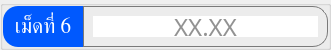
                     <widget class="QGroupBox" name="thickness_val_group_6">
                      <property name="minimumSize">
                       <size>
                        <width>0</width>
                        <height>50</height>
                       </size>
                      </property>
                      <property name="maximumSize">
                       <size>
                        <width>16777215</width>
                        <height>50</height>
                       </size>
                      </property>
                      <property name="styleSheet">
                       <string notr="true">color: rgb(255, 255, 255);</string>
                      </property>
                      <layout class="QHBoxLayout" name="horizontalLayout_23">
                       <property name="spacing">
                        <number>0</number>
                       </property>
                       <property name="leftMargin">
                        <number>0</number>
                       </property>
                       <property name="topMargin">
                        <number>0</number>
                       </property>
                       <property name="rightMargin">
                        <number>0</number>
                       </property>
                       <property name="bottomMargin">
                        <number>0</number>
                       </property>
                       <item>
                        <widget class="QLabel" name="thickness_val_title_6">
                         <property name="minimumSize">
                          <size>
                           <width>80</width>
                           <height>0</height>
                          </size>
                         </property>
                         <property name="font">
                          <font>
                           <family>Kanit</family>
                           <pointsize>16</pointsize>
                           <italic>false</italic>
                           <bold>false</bold>
                           <underline>false</underline>
                           <strikeout>false</strikeout>
                          </font>
                         </property>
                         <property name="styleSheet">
                          <string notr="true">background-color: #0059fe;
border-top-left-radius: 15px;
border-bottom-left-radius: 15px;</string>
                         </property>
                         <property name="text">
                          <string>เม็ดที่ 6</string>
                         </property>
                         <property name="alignment">
                          <set>Qt::AlignmentFlag::AlignCenter</set>
                         </property>
                        </widget>
                       </item>
                       <item>
                        <widget class="QFrame" name="thickness_val_frame_6">
                         <property name="styleSheet">
                          <string notr="true">border: solid;
border-width: 1px;
border-color: rgb(121, 121, 121);
border-top-right-radius: 15px;
border-bottom-right-radius: 15px;</string>
                         </property>
                         <property name="frameShape">
                          <enum>QFrame::Shape::StyledPanel</enum>
                         </property>
                         <property name="frameShadow">
                          <enum>QFrame::Shadow::Raised</enum>
                         </property>
                         <layout class="QHBoxLayout" name="horizontalLayout_24">
                          <item>
                           <widget class="QLineEdit" name="thickness_val_6">
                            <property name="font">
                             <font>
                              <family>Kanit</family>
                              <pointsize>18</pointsize>
                              <fontweight>Medium</fontweight>
                             </font>
                            </property>
                            <property name="styleSheet">
                             <string notr="true">color: rgb(38, 38, 38);
border: none;
border-radius: 0;</string>
                            </property>
                            <property name="inputMethodHints">
                             <set>Qt::InputMethodHint::ImhDigitsOnly</set>
                            </property>
                            <property name="text">
                             <string/>
                            </property>
                            <property name="maxLength">
                             <number>5</number>
                            </property>
                            <property name="alignment">
                             <set>Qt::AlignmentFlag::AlignCenter</set>
                            </property>
                            <property name="placeholderText">
                             <string>XX.XX</string>
                            </property>
                            <property name="clearButtonEnabled">
                             <bool>false</bool>
                            </property>
                           </widget>
                          </item>
                         </layout>
                        </widget>
                       </item>
                      </layout>
                     </widget>
